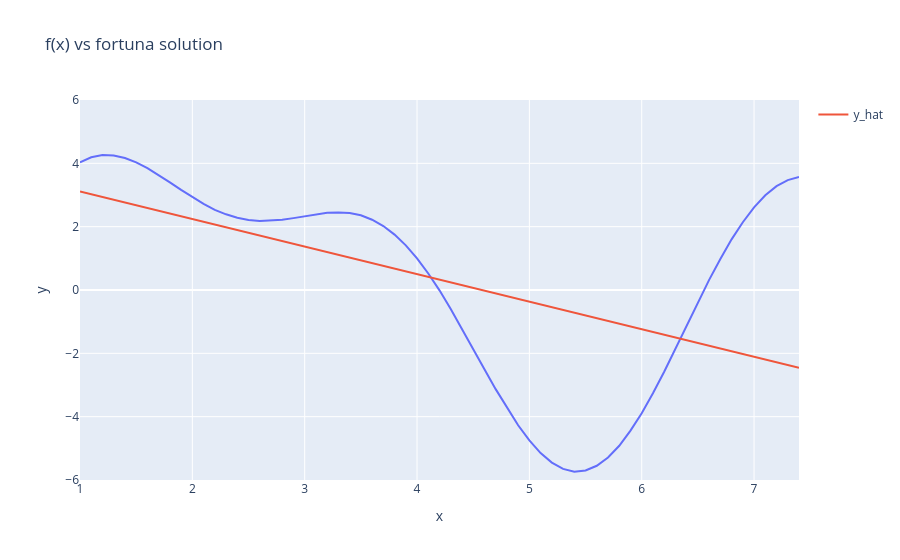

The notebook cell this image was saved under:
### Markdown cell above
# Task 4 -- Revisit the Fortuna Algorithm

Below is a implementation of Fortuna that uses fits linear function $f_{\theta} = a x + b$ where $\theta = \{a,b\}$ to a function $g(x)$.  
However, as is evidently from the graph, $g(x)$ is not a linear function.  

1) Change the code to instead use $f_{\theta}(x) = \sum\limits_{k=1}^{3} \Psi_k \sin(\gamma_k (x + \omega_k)) $.  
  Such that $|\theta| = 9$, where each parameter $c$ in $\theta$ is in $[-4. 4]$.  
That is, $f_{\theta}(x)$ is a sum of three sin terms. **Do not change the range of the sample\_theta function.**

3) However, it seems Fortuna (on average) struggles to find the optimal parameters $\theta$.  
Therefore you will have to innovate and change the Fortuna algorithm so that it faster finds "better solutions".
What changes did you make and **why** did you make them, and how did you measure how efficient these changes were?  
A excellent solution here will have an expected best loss of less than 5 using 100000 guesses. (take the average over 100 runs).
**But ANY improvment is sufficient to pass!**  

4) Using your newly made modified Fortuna Algorithm optimize the function: $h(x) = \mu - (\zeta sin(\kappa x) )  (\tau (x + \lambda))$ .  
The y values for this function can be found in the numpy array ys_h_1 (in the code below).  
Also test the values for ys_h_2. (the x is the same for all functions).

Does your new and improved Fortuna outperform the regular fortuna on this function as well? Why?   
**Remember to change your model to match $h(x)$**


4) [**Optional**] Develop a multiprocces implemention of the Fortuna algorithm using python's multiprocessing library (https://docs.python.org/3/library/multiprocessing.html).  
How are the speed ups? Are Fortuna really suited to parallel execution? (note: dont try multiprocess in a notebook - use a standalone file)

### Code cell
%%time
# the magic %%time has to be the first line in the cell, and reports the total exec time of the cell.

import random
import numpy as np
import plotly.express as px
import tqdm


def predict(x, theta):
    # change to sum of 3 sin() terms. 
    # use np.sin() and not math.sin().
    a, b = theta
    return a*x + b # this is the model


def sample_theta(size_of_theta):
    # Do NOT CHANGE.
    theta = np.random.uniform(-4, 4, size=size_of_theta)
    return theta


def get_loss(y_hat, ys):
    # No change needed, returns quadratic loss.
    loss = ((y_hat - ys)**2).sum()
    return loss

xs = np.array([1.0, 1.1, 1.2, 1.3, 1.4, 1.5, 1.6, 1.7, 1.8, 1.9, 2.0, 2.1, 2.2, 2.3, 2.4, 2.5, 2.6, 2.7, 2.8, 2.9, 3.0, 3.1, 3.2, 3.3, 3.4, 3.5, 3.6, 3.7, 3.8, 3.9, 4.0, 4.1, 4.2, 4.3, 4.4, 4.5, 4.6, 4.7, 4.8, 4.9, 5.0, 5.1, 5.2, 5.3, 5.4, 5.5, 5.6, 5.7, 5.8, 5.9, 6.0, 6.1, 6.2, 6.3, 6.4, 6.5, 6.6, 6.7, 6.8, 6.9, 7.0, 7.1, 7.2, 7.3, 7.4])
ys = np.array([4.03, 4.19, 4.26, 4.25, 4.17, 4.03, 3.85, 3.63, 3.40, 3.16, 2.93, 2.72, 2.53, 2.39, 2.28, 2.21, 2.18, 2.19, 2.22, 2.27, 2.33, 2.39, 2.44, 2.45, 2.43, 2.36, 2.22, 2.02, 1.75, 1.41, 1.00, 0.52, -0.01, -0.60, -1.22, -1.86, -2.50, -3.13, -3.72, -4.27, -4.75, -5.15, -5.45, -5.65, -5.74, -5.70, -5.55, -5.29, -4.92, -4.44, -3.89, -3.26, -2.58, -1.86, -1.12, -0.39, 0.32, 0.98, 1.60, 2.14, 2.61, 2.99, 3.28, 3.47, 3.57])

# 
ys_h_1 = np.array([15.98, 21.42, 24.1, 23.87, 21.0, 16.11, 10.06, 3.79, -1.8, -6.01, -8.39, -8.82, -7.47, -4.77, -1.3, 2.31, 5.49, 7.81, 9.04, 9.18, 8.44, 7.15, 5.72, 4.54, 3.89, 3.9, 4.52, 5.54, 6.63, 7.39, 7.49, 6.7, 4.97, 2.44, -0.54, -3.48, -5.8, -6.98, -6.61, -4.51, -0.79, 4.2, 9.8, 15.21, 19.57, 22.09, 22.2, 19.63, 14.52, 7.41, -0.83, -9.07, -16.11, -20.83, -22.36, -20.27, -14.59, -5.91, 4.72, 15.9, 26.06, 33.69, 37.58, 36.94, 31.64])
ys_h_2 = np.array([[5.87, 5.83, 5.74, 5.62, 5.48, 16.58, 18.21, 18.49, 17.54, 15.54, 4.15, 3.9, 3.65, 3.42, 3.2, -1.9, -3.32, -3.97, -3.91, -3.27, 2.38, 2.36, 2.39, 2.46, 2.57, 2.2, 1.93, 1.22, 0.17, -1.06, 4.18, 4.59, 5.04, 5.52, 6.02, -1.49, 0.74, 3.55, 6.75, 10.06, 9.39, 9.95, 10.5, 11.02, 11.52, 16.0, 12.82, 8.47, 3.21, -2.62, 13.61, 13.76, 13.84, 13.84, 13.77, -24.16, -22.03, -17.9, -11.95, -4.55, 11.63, 10.99, 10.27, 9.47, 8.61]])

# change to the size of theta ( 9 ) (for h(x) how many parameters does it have?)
n_params = 2

best_loss = float('inf')
best_theta = sample_theta(n_params)

for _ in tqdm.tqdm(range(100000)): 
    curr_theta = sample_theta(n_params)
    y_hat = predict(xs, curr_theta)
    curr_loss = get_loss(y_hat, ys)

    if best_loss > curr_loss:
        best_loss = curr_loss
        best_theta = curr_theta
            
        
print("best loss:", best_loss)
print("theta:", best_theta)    
    
    
fig = px.line(x=xs, y=ys, title="f(x) vs Fortuna solution")
fig.add_scatter(x=xs, y=predict(xs, best_theta), mode='lines', name="y_hat")
fig.update_layout(xaxis_range=[xs.min(),xs.max()], yaxis_range=[-6,6])
fig.show()


# to get a solid estimate -> you should train at least 100 models and take the average performance.

### Figure 1 — Plotly figure (JSON) as saved in the notebook; plotly's stock layout.template omitted (floating-point values rounded to 4 significant figures)
{"data": [{"hovertemplate": "x=%{x}<br>y=%{y}<extra></extra>", "legendgroup": "", "line": {"color": "#636efa", "dash": "solid"}, "marker": {"symbol": "circle"}, "mode": "lines", "name": "", "orientation": "v", "showlegend": false, "type": "scatter", "x": [1, 1.1, 1.2, 1.3, 1.4, 1.5, 1.6, 1.7, 1.8, 1.9, 2, 2.1, 2.2, 2.3, 2.4, 2.5, 2.6, 2.7, 2.8, 2.9, 3, 3.1, 3.2, 3.3, 3.4, 3.5, 3.6, 3.7, 3.8, 3.9, 4, 4.1, 4.2, 4.3, 4.4, 4.5, 4.6, 4.7, 4.8, 4.9, 5, 5.1, 5.2, 5.3, 5.4, 5.5, 5.6, 5.7, 5.8, 5.9, 6, 6.1, 6.2, 6.3, 6.4, 6.5, 6.6, 6.7, 6.8, 6.9, 7, 7.1, 7.2, 7.3, 7.4], "xaxis": "x", "y": [4.03, 4.19, 4.26, 4.25, 4.17, 4.03, 3.85, 3.63, 3.4, 3.16, 2.93, 2.72, 2.53, 2.39, 2.28, 2.21, 2.18, 2.19, 2.22, 2.27, 2.33, 2.39, 2.44, 2.45, 2.43, 2.36, 2.22, 2.02, 1.75, 1.41, 1, 0.52, -0.01, -0.6, -1.22, -1.86, -2.5, -3.13, -3.72, -4.27, -4.75, -5.15, -5.45, -5.65, -5.74, -5.7, -5.55, -5.29, -4.92, -4.44, -3.89, -3.26, -2.58, -1.86, -1.12, -0.39, 0.32, 0.98, 1.6, 2.14, 2.61, 2.99, 3.28, 3.47, 3.57], "yaxis": "y"}, {"mode": "lines", "name": "y_hat", "type": "scatter", "x": [1, 1.1, 1.2, 1.3, 1.4, 1.5, 1.6, 1.7, 1.8, 1.9, 2, 2.1, 2.2, 2.3, 2.4, 2.5, 2.6, 2.7, 2.8, 2.9, 3, 3.1, 3.2, 3.3, 3.4, 3.5, 3.6, 3.7, 3.8, 3.9, 4, 4.1, 4.2, 4.3, 4.4, 4.5, 4.6, 4.7, 4.8, 4.9, 5, 5.1, 5.2, 5.3, 5.4, 5.5, 5.6, 5.7, 5.8, 5.9, 6, 6.1, 6.2, 6.3, 6.4, 6.5, 6.6, 6.7, 6.8, 6.9, 7, 7.1, 7.2, 7.3, 7.4], "y": [3.11, 3.023, 2.937, 2.85, 2.763, 2.676, 2.589, 2.502, 2.415, 2.328, 2.241, 2.154, 2.067, 1.98, 1.893, 1.806, 1.719, 1.632, 1.545, 1.458, 1.371, 1.284, 1.197, 1.11, 1.023, 0.936, 0.8491, 0.7621, 0.6751, 0.5881, 0.5012, 0.4142, 0.3272, 0.2402, 0.1533, 0.06628, -0.02069, -0.1077, -0.1946, -0.2816, -0.3686, -0.4556, -0.5426, -0.6295, -0.7165, -0.8035, -0.8905, -0.9774, -1.064, -1.151, -1.238, -1.325, -1.412, -1.499, -1.586, -1.673, -1.76, -1.847, -1.934, -2.021, -2.108, -2.195, -2.282, -2.369, -2.456]}], "layout": {"legend": {"tracegroupgap": 0}, "title": {"text": "f(x) vs fortuna solution"}, "xaxis": {"anchor": "y", "domain": [0, 1], "range": [1, 7.4], "title": {"text": "x"}}, "yaxis": {"anchor": "x", "domain": [0, 1], "range": [-6, 6], "title": {"text": "y"}}}}
